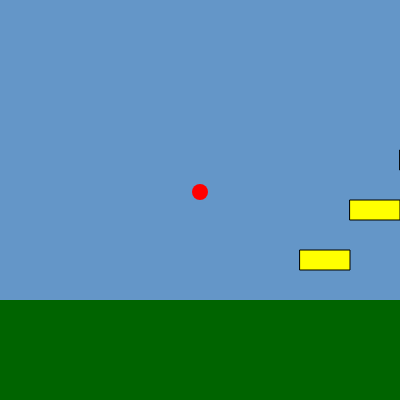
Frame 1 (no input)
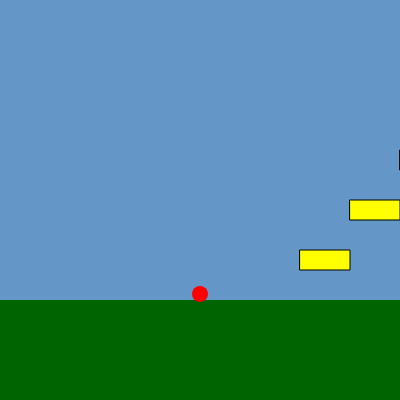
Frame 60 (no input)
Frame 120 (the mouse pressed at the canvas centre since frame 60): identical to frame 60, image omitted

The p5.js sketch that drew these frames (run headless with seeded random() and noise() and a simulated clock; from frame 60 on, the mouse is pressed at the canvas centre):

// p5.js sketch
// ── sketch.js
let gameChar_x;
let gameChar_world_x;
let gameChar_y;
let isLeft, isRight, isFalling;
const floorPos_y = 300;
let scrollPos;
const platforms = [];

function setup() {
  createCanvas(400, 400);

  gameChar_x = width / 2;
  gameChar_world_x = gameChar_x;
  gameChar_y = height / 2;
  scrollPos = 0;

  noStroke();

  platforms.push(createPlatform(300, floorPos_y - 50, 50));
  //   platforms.push(createPlatform(350, floorPos_y - 100, 50));
  //   platforms.push(createPlatform(400, floorPos_y - 150, 50));
  for (let i = 0; i < 10; i++) {
    // platforms.push(createPlatform(300 + i * 50, floorPos_y - 50 - i * 50, 50));
    platforms.push(
      //   createPlatform(
      //     platforms[platforms.length - 1].x + 50,
      //     platforms[platforms.length - 1].y - 50,
      //     50
      //   )
      createPlatform(platforms.at(-1).x + 50, platforms.at(-1).y - 50, 50)
    );
  }
}

function draw() {
  background(100, 150, 200);

  //draw the ground
  fill(0, 100, 0);
  rect(0, floorPos_y, width, height - floorPos_y);

  push();
  translate(scrollPos, 0);

  for (const p of platforms) {
    p.draw();
  }

  pop();

  fill(255, 0, 0);
  noStroke();
  ellipse(gameChar_x, gameChar_y - 8, 16);

  // Logic to make the character move or the background scroll.
  if (isLeft) {
    if (gameChar_x > width * 0.2) {
      gameChar_x -= 5;
    } else {
      scrollPos += 5;
    }
  }

  if (isRight) {
    if (gameChar_x < width * 0.8) {
      gameChar_x += 5;
    } else {
      scrollPos -= 5; // negative for moving against the background
    }
  }
  isFalling = false;
  // Logic to make the game character rise and fall.
  if (gameChar_y < floorPos_y) {
    var isContact = false;
    for (const p of platforms) {
      if (p.checkContact(gameChar_world_x, gameChar_y)) {
        isContact = true;
        gameChar_y = p.y;
        break;
      }
    }

    if (!isContact) {
      isFalling = true;
      gameChar_y += 3;
    }
  }

  // Update real position of gameChar for collision detection.
  gameChar_world_x = gameChar_x - scrollPos;
}

function keyPressed() {
  if (key == "a" || keyCode == 37) {
    isLeft = true;
  }

  if (key == "d" || keyCode == 39) {
    isRight = true;
  }

  if (key == " " || key == "w") {
    if (!isFalling) {
      gameChar_y -= 100;
    }
  }
}

function keyReleased() {
  if (key == "a" || keyCode == 37) {
    isLeft = false;
  }

  if (key == "d" || keyCode == 39) {
    isRight = false;
  }
}

function createPlatform(x, y, length) {
  const p = {
    x: x,
    y: y,
    length: length,
    draw: function () {
      stroke(0);
      fill(255, 255, 0);
      rect(this.x, this.y, this.length, 20);
    },

    checkContact(gc_x, gc_y) {
      if (gc_x > this.x && gc_x < this.x + length) {
        const d = this.y - gc_y;

        if (d < 5 && d >= 0) {
          return true;
        }
      }

      return false;
    },
  };

  return p;
}
